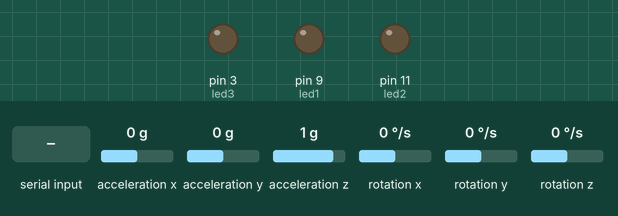
Simulated run of this sketch. Board: Arduino Uno, built with avr-gcc and run on an emulated ATmega328P. Parts: output pins drawn as LEDs (lit = HIGH). Inputs (shaded band) come from the test bench; at power-on: acceleration x 0 g, acceleration y 0 g, acceleration z 1 g, rotation x 0 °/s, rotation y 0 °/s, rotation z 0 °/s. What the sketch prints to the serial monitor is not drawn.

Above: at 4.2 s.
4.3 s: "30,150\n" received over the second serial link
At 4.9 s:
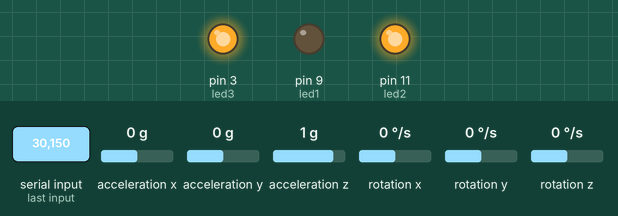
5.8 s: "1\n" received over the second serial link
At 6.6 s:
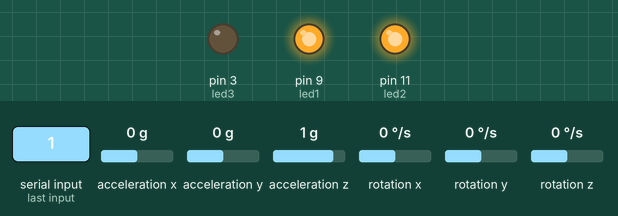
7.3 s: "200\n" received over the second serial link
At 8.4 s:
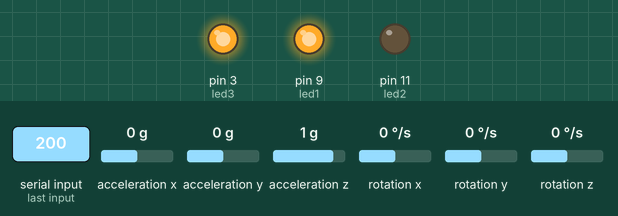
Timing chart, 0 to 10.3 s (numbered marks = the images above; inputs shaded):
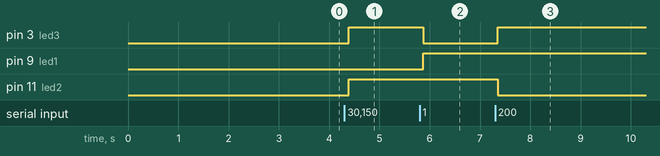

Measured:
- after the input at 4.3 s, pin 3 (led3), pin 11 (led2): LOW → HIGH after 0.09 s
- after the input at 5.8 s, pin 3 (led3): HIGH → LOW after 0.07 s; pin 9 (led1): LOW → HIGH after 0.07 s
- after the input at 7.3 s, pin 3 (led3): LOW → HIGH after 0.06 s; pin 11 (led2): HIGH → LOW after 0.06 s

The sketch:

MpuRemote.ino
```cpp
#include <SoftwareSerial.h>
#include <MPU6050_tockn.h>
#include <Wire.h>

//实例化软串口
#define SS_RX 4
#define SS_TX 5
SoftwareSerial BT_Serial(SS_RX, SS_TX); // RX, TX
String comdata = "";

MPU6050 mpu6050(Wire);
int AccX, AccY, AccZ;
int led1=9,led2=11,led3=3;
//led1 红，led2 绿，led3 蓝

void setup()
{
  pinMode(SS_RX, INPUT);
  pinMode(SS_TX, OUTPUT);
  pinMode(led1,OUTPUT);
  pinMode(led2,OUTPUT);
  pinMode(led3,OUTPUT);

  Serial.begin(38400);
  while (!Serial);

  Wire.begin();
  mpu6050.begin();
  mpu6050.calcGyroOffsets(true);

  Serial.println("");
  Serial.println("Bluetooth-remoted car starting...");

  BT_Serial.begin(38400);
  while (!BT_Serial);
}
void loop()
{
  mpu6050.update();

  //小车速度分为5档，大约倾斜45°时，达到满档；
  //再倾斜，档位保持满档；
  //设置倾斜90度时，加速度值为7，45°时，sin45°≈5/7；
  AccX = int(mpu6050.getAccX() * 5);
  AccY = int(mpu6050.getAccY() * 5);
  AccZ = int(mpu6050.getAccZ() * 5);
  if (AccX > 5) AccX = 5;   //5档
  else if (AccX < -5) AccX = -5;
  if (AccY > 5) AccY = 5;
  else if (AccY < -5) AccY = -5;
  if (AccZ > 5) AccZ = 5;
  else if (AccZ < -5) AccZ = -5;

  //把三维加速度信息组合成一条字符串，方便蓝牙串口传送;
  //格式: X/AccX/Y/AccY/Z/AccZ;
  comdata = "X";
  comdata += char('0' + AccX);  //转换成字符之后，不管AccX是正是负，都只占一个字节
  comdata += "Y";
  comdata += char('0' + AccY);  //
  comdata += "Z";
  comdata += char('0' + AccZ);  //

      //analogWrite(led1,abs(AccX)*50);//i代表红灯的亮度
      //analogWrite(led2,abs(AccY)*50);//j代表绿灯的亮度
      //analogWrite(led3,abs(AccZ)*50);//k代表蓝灯的亮度

  //发送给电脑串口，用于显示
  Serial.print("accX : "); Serial.print(AccX);
  Serial.print("\taccY : "); Serial.print(AccY);
  Serial.print("\taccZ : "); Serial.println(AccZ);
  Serial.println(comdata);

  //发送给蓝牙串口，用于遥控
  BT_Serial.println(comdata);
  delay(100);

  //通过蓝牙接收小车的回传信息
  comdata = "return data: ";  //
  int caseie=0;
  int flag=1;
  while (BT_Serial.available())
  {
    char c=BT_Serial.read();
    comdata += char(c);
    if(flag){
      caseie=int(c - '0');
      flag=0;
    }
    delay(2);
  }
  //通过电脑串口显示小车的回传信息
  if (comdata.length()>13)  //"return data: "为13字节
  {
    Serial.println(comdata);
    comdata = "";
    delay(10);
  }
  Serial.println(caseie);
  switch (caseie){
    case 1: analogWrite(led1,255);analogWrite(led2,255);analogWrite(led3,0);break;//k代表蓝灯的亮度
    case 2: analogWrite(led1,255);analogWrite(led2,0);analogWrite(led3,255);break;//j代表绿灯的亮度
    case 3: analogWrite(led1,0);analogWrite(led2,255);analogWrite(led3,255);break;//i代表红灯的亮度
   default:break;
  }
}
```
